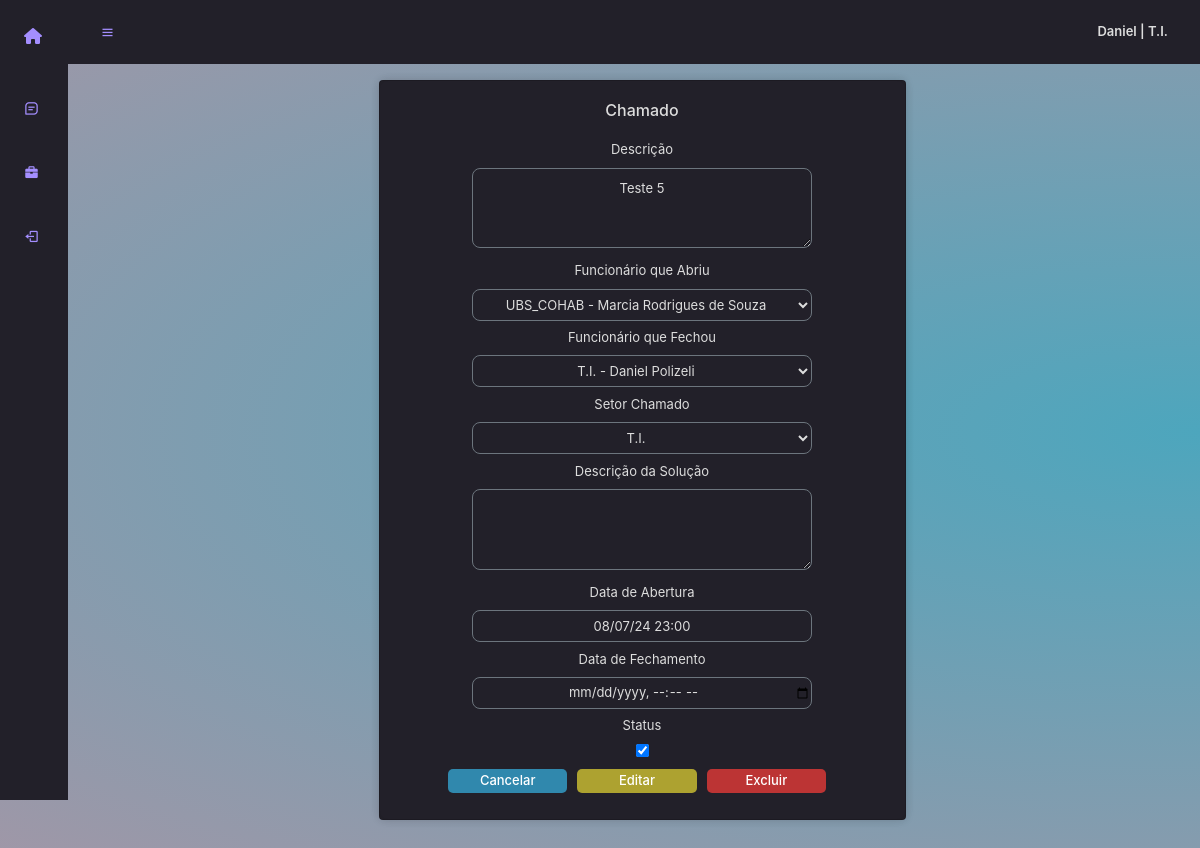
The app's page /chamado/edita_chamado/5/ (signed in), older data.
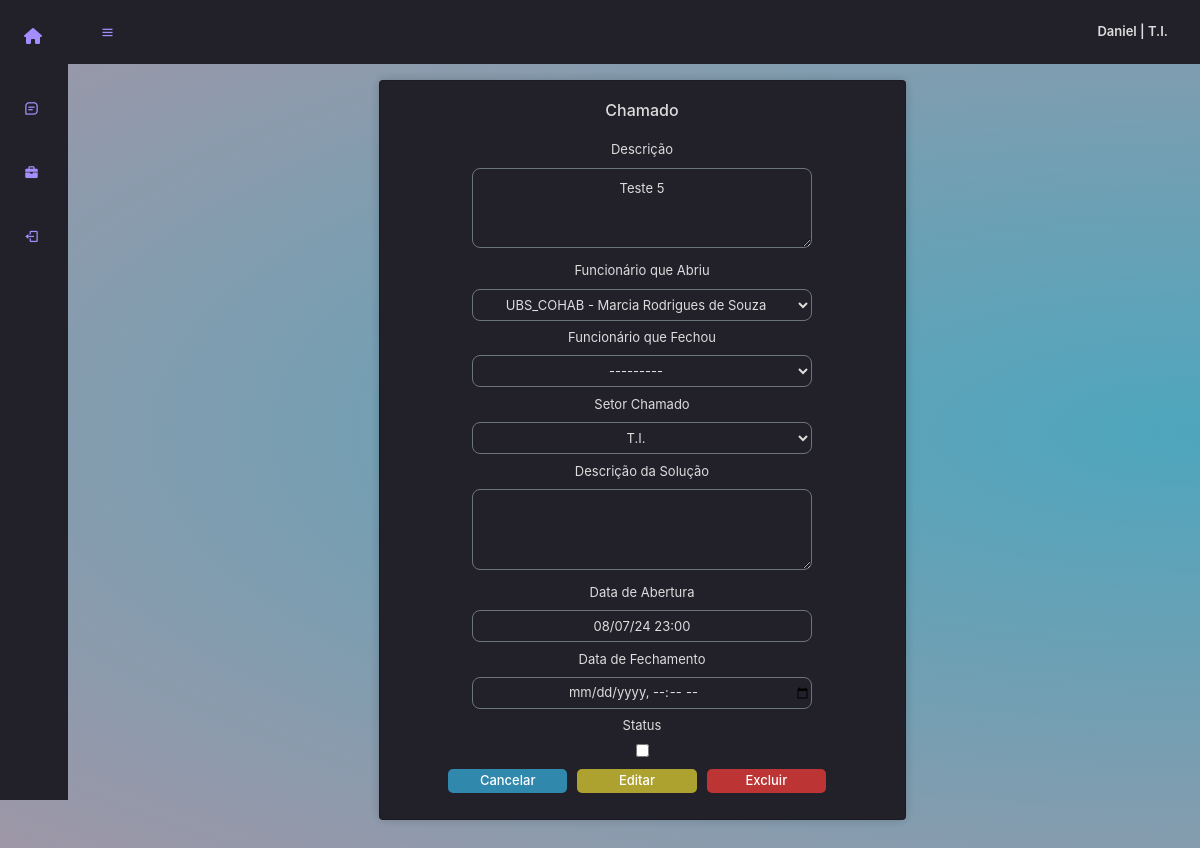
The same page, newer data.
### home/models.py (models this page shows, shortened)
class Chamado(models.Model):
    descricao = models.CharField(max_length=280)
    funcionario_abriu = models.ForeignKey(Funcionario, on_delete=models.CASCADE, limit_choices_to={'status': True}, related_name='chamados_abertos')
    funcionario_fechou = models.ForeignKey(Funcionario, on_delete=models.CASCADE, limit_choices_to={'status': True}, related_name='chamados_fechados', blank=True, null=True)
    setor = models.ForeignKey(Setor, on_delete=models.CASCADE, limit_choices_to={'status': True, 'recebe_chamado': True,})
    status = models.BooleanField(default=False)
    descricao_solucao = models.CharField(max_length=280, default='', blank=True, null=True)
    data_abertura = models.DateTimeField(auto_now_add=True)
    data_fechamento = models.DateTimeField(blank=True, null=True)
    ativo = models.BooleanField(default=True)

### home/views/chamados.py (the view)
# urls.py: path('chamado/edita_chamado/<int:chamado_id>/', edita_chamado, name='edita_chamado'),
@login_required(login_url='/login/')
def edita_chamado(request, chamado_id):
    chamado = get_object_or_404(Chamado, pk=chamado_id)
    if request.method == "POST":
        form = ChamadoForm(request.POST, instance=chamado)
        if form.is_valid():
            form.save()
            return redirect('home:lista_chamados')
    else:
        form = ChamadoForm(instance=chamado)
    return render(request, 'home/chamados/editar_chamado.html', {'form': form, 'chamado': chamado})

### home/models.py (called while the page is built)
    def __str__(self) -> str:
        return f'{self.nome}'

    def __str__(self):
        return f'{self.setor} - {self.nome}'

### home/templates/home/chamados/editar_chamado.html (shortened to what this page needs)
{% extends "base.html" %}
{% load static %}
{% block header %}
<link rel="stylesheet" href="{% static 'home/css/chamados/editar_chamado.css' %}">
<link rel="stylesheet" href="https://stackpath.bootstrapcdn.com/bootstrap/4.3.1/css/bootstrap.min.css">
<link rel="stylesheet" href="https://cdnjs.cloudflare.com/ajax/libs/font-awesome/4.7.0/css/font-awesome.min.css">
{% endblock %}
{% block content %}
<div class="card">
    <form action="{% url 'home:edita_chamado' chamado.id %}" method="POST">
        <h1 class="titulo">Chamado</h1>
        <p>
            <label>Descrição</label>
            {{ form.descricao }}
        </p>
        <p>
            <label>Funcionário que Abriu</label>
            {{ form.funcionario_abriu }}
        </p>
        <p>
            <label>Funcionário que Fechou</label>
            {{ form.funcionario_fechou }}
        </p>
        <p>
            <label>Setor Chamado</label>
            {{ form.setor }}
        </p>
        <p>
            <label>Descrição da Solução</label>
            {{ form.descricao_solucao }}
        </p>
        <p>
            <label>Data de Abertura</label>
            {{ form.data_abertura_display }}
        </p>
        <p>
            <label>Data de Fechamento</label>
            {{ form.data_fechamento }}
        </p>
        <p>
            <label>Status</label>
            {{ form.status }}
        </p>
        <div class="button-container">
            <button type="button" class="exclui" onclick="redirecionarParaPagina();">Cancelar</button>
            <button type="submit" class="edita">Editar</button>
            <button type="button" class="cancela" onclick="redirecionarParaPaginaExcluir({{ chamado.id }});">Excluir</button>
        </div>
    </form>
</div>
{%endblock%}

Row changes from the older to the newer data that the page shows:
changed Chamado "Teste 5": funcionario_fechou "T.I. - Daniel Polizeli" → "---------"; status "☑" → "☐"
